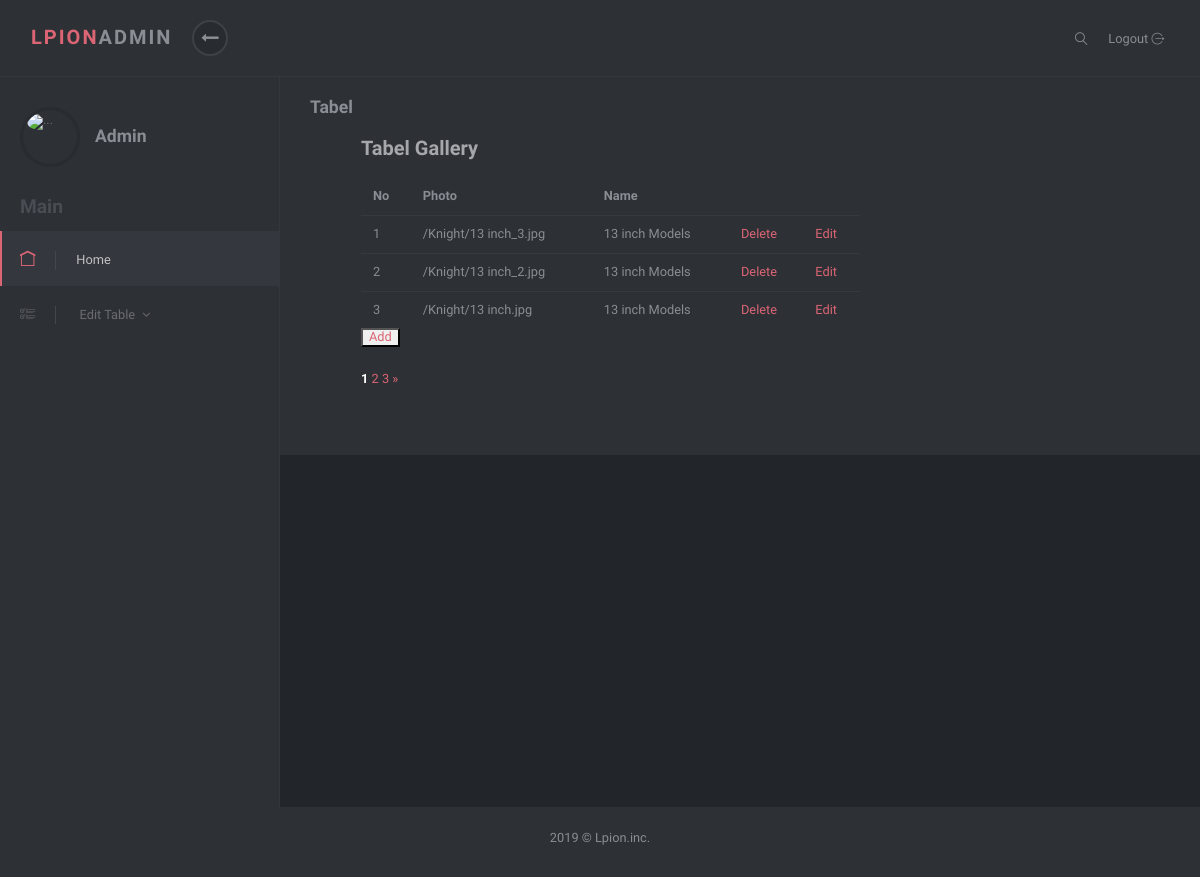
/backend3/Tabel_gallery.php, run on the app's committed database.
### tables this page shows
CREATE TABLE `razermodels` (
  `no` int(11) NOT NULL,
  `gambar` varchar(100) NOT NULL,
  `Nama` varchar(100) NOT NULL
);

### backend3/functions.php (called while the page is built, shortened)
<?php
 $conn=mysqli_connect("localhost", "root", "", "lpion");
 function query($sql)
 {
 	global $conn;
 	$exe=mysqli_query($conn, $sql);
 	$row=null;
 	while($data=mysqli_fetch_array($exe))
 	{
 		$row[]=$data;
 	}
 	return $row;
 }
?>

### backend3/Tabel_gallery.php (the view, shortened to what this page needs)
<?php
	require 'functions.php';
$jumlahdataperhalaman = 3;
$jumlahdata = count(query("SELECT * FROM razermodels"));
$jumlahhalaman=ceil($jumlahdata/$jumlahdataperhalaman);
$halamanaktif = (isset($_GET["halaman"])?$_GET["halaman"]:1);
$dataawal=($jumlahdataperhalaman*$halamanaktif)-$jumlahdataperhalaman;
$razermodels = query("SELECT * FROM razermodels LIMIT $dataawal,$jumlahdataperhalaman");
?>
<!DOCTYPE html>
<html>
  <head>
    <link rel="stylesheet" href="vendor/bootstrap/css/bootstrap.min.css">
    <link rel="stylesheet" href="vendor/font-awesome/css/font-awesome.min.css">
    <link rel="stylesheet" href="css/font.css">
    <link rel="stylesheet" href="css/style.default.css" id="theme-stylesheet">
    <link rel="stylesheet" href="css/custom.css">
  </head>
  <body>
    <header class="header">
      <nav class="navbar navbar-expand-lg">
        <div class="container-fluid d-flex align-items-center justify-content-between">
          <div class="navbar-header">
            <a href="index.php" class="navbar-brand">
              <div class="brand-text brand-big visible text-uppercase"><strong class="text-primary">Lpion</strong><strong>Admin</strong></div>
              <div class="brand-text brand-sm"><strong class="text-primary">L</strong><strong>A</strong></div></a>
            <button class="sidebar-toggle"><i class="fa fa-long-arrow-left"></i></button>
          </div>
          <div class="right-menu list-inline no-margin-bottom">
            <div class="list-inline-item"><a href="#" class="search-open nav-link"><i class="icon-magnifying-glass-browser"></i></a></div>
            <div class="list-inline-item logout"><a id="logout" href="logout.php" class="nav-link">Logout <i class="icon-logout"></i></a></div>
          </div>
        </div>
      </nav>
    </header>
    <div class="d-flex align-items-stretch">
      <nav id="sidebar">
        <div class="sidebar-header d-flex align-items-center">
          <div class="avatar"><img src="img/user-512.png" alt="..." class="img-fluid rounded-circle"></div>
          <div class="title">
            <h1 class="h5">Admin</h1>
          </div>
        </div>
        <span class="heading">Main</span>
        <ul class="list-unstyled">
                <li class="active"><a href="index.php"> <i class="icon-home"></i>Home </a></li>
                <li class="nav-item dropdown">
                  <a class="nav-link dropdown-toggle" href="#" id="pagesDropdown" role="button" data-toggle="dropdown" aria-haspopup="true" aria-expanded="false">
                    <i class="icon icon-list"></i>
                    <span>Edit Table</span>
                  </a>
                </li>
        </ul>
      </nav>
		      <div class="page-content">
		        <div class="page-header">
		          <div class="container-fluid">
		            <h2 class="h5 no-margin-bottom">Tabel</h2>
						    <section class="no-padding-top">
							   <div class="container-fluid">
							       <div class="row">
							   		<div class="col-lg-6">
							        <div class="block margin-bottom-sm">
							          <div class="title"><strong>Tabel Gallery</strong></div>
							            <div class="table-responsive">
							                <table class="table">
							                 <thead>
							                    <tr>
							                        <th>No</th>
							                        <th>Photo</th>
							                        <th>Name</th>
							                    </tr>
							                </thead>
							                <tbody>
							                	<?php foreach($razermodels as $row){ ?>
						                        <tr>
						                          <td><?php echo $row['no']; ?></td>
						                          <td><?php echo $row['gambar']; ?></td>
						                          <td><?php echo $row['Nama']; ?></td>
                                      <td>
                                      <a href="hapus_gallery.php?gallery=<?php echo $row["no"]; ?>"onclick="return confirm('Are you sure?')" class="aksi">Delete</a>
                                      </td>
                                      <td>
                                      <a href="edit_gallery.php?gallery=<?php echo $row["no"]; ?>" class="aksi">Edit</a>
                                      </td>
						                        </tr>
						                        <?php }?>
					                    	</tbody>
						                	</table>
                              <form method="post" class="tambah3">
                                  <button  type="submit" name="submit"><a href="tambah_gallery.php" class="tambah3">Add</a></button>
                                </form>
                                <br>
                                <br>
                              <?php for($i=1; $i<=$jumlahhalaman;$i++):?>
                              <?php if($i==$halamanaktif):?>
                                <a href="?halaman=<?=$i;?>"style="font-weight:bold;color: white" class="halaman"><?php echo $i;?></a>
                              <?php else:?>
                                <a href="?halaman=<?=$i;?>" class="halaman"><?php echo $i;?></a>
                              <?php endif;?>
                              <?php endfor;?>
                              <?php if($halamanaktif < $jumlahhalaman):?>
                                <a href="?halaman=<?=$halamanaktif + 1 ?>"class="halaman">&raquo;</a>
                                <?php endif;?>
						            	</div>
						        	</div>
						    	</div>
							</div>
							</div>
							</section>
		          </div>
		        </div>
		    </div>
		</div>
      <footer class="footer">
          <div class="footer__block block no-margin-bottom">
            <div class="container-fluid text-center">
              <p class="no-margin-bottom">2019 &copy; Lpion.inc.</p>
            </div>
          </div>
        </footer>
  </body>
</html>

### backend3/css/style.default.css (style rules this page uses)
body { position: relative; }
section { padding: 0 1rem; }
a { -webkit-transition: all 0.3s; transition: all 0.3s; display: inline-block; }
.text-uppercase { letter-spacing: 0.1em; }
p { line-height: 1.7; }
button { cursor: pointer; }
i, span, strong { display: inline-block; }
.no-padding-top { padding-top: 0 !important; }
.no-margin-bottom { margin-bottom: 0 !important; }
.margin-bottom-sm { margin-bottom: 30px !important; }
.block { padding: 20px; background: #2d3035; color: #8a8d93; margin-bottom: 30px; }
.page-content { position: relative; background: #22252a; min-height: 100vh; width: calc(100% - 280px); padding: 0; padding-bottom: 70px; }
.page-header { padding: 20px 15px; background: #2d3035; color: #8a8d93; margin-bottom: 30px; }
.footer { position: absolute; bottom: 0; width: 100%; }
.footer .footer__block { min-height: 70px; }
.dropdown-toggle { background: none; outline: none; border-radius: 0; }
.dropdown-toggle::after { border: none !important; content: '\f107'; vertical-align: baseline; font-family: 'FontAwesome'; margin-left: .25rem; margin-right: 0.5rem; }
i[class*='icon-'] { -webkit-transform: translateY(2px); transform: translateY(2px); }
.block .title { margin-bottom: 20px; }
.block .title strong:first-child { font-size: 1.25rem; color: #a5a7ab; }
nav.navbar { background: #2d3035; color: #8a8d93; padding-top: 20px; padding-bottom: 20px; border-bottom: 1px solid #34373d; z-index: 10; }
nav.navbar .sidebar-toggle { width: 36px; height: 36px; line-height: 29px; text-align: center; border-radius: 50%; background: #282b2f; color: #8a8d93; font-size: 1.1rem; border: 2px solid #3d4148; outline: none; }
nav.navbar a { color: inherit; }
nav.navbar .brand-text { display: none; font-weight: 700; }
nav.navbar .brand-text.visible { display: block; }
nav.navbar a.nav-link { padding: .5rem .3rem; position: relative; }
nav#sidebar { width: 280px; background: #2d3035; color: #6a6c70; border-right: 1px solid #34373d; }
nav#sidebar a { color: inherit; text-decoration: none; position: relative; }
nav#sidebar a i { font-size: 1.2em; margin-right: 10px; -webkit-transition: none; transition: none; }
nav#sidebar .sidebar-header { padding: 30px 20px; }
nav#sidebar .sidebar-header h1, nav#sidebar .sidebar-header p { margin-bottom: 0; }
nav#sidebar .sidebar-header h1 { color: #8a8d93; }
nav#sidebar span.heading { font-weight: 700; margin-left: 20px; color: #494d53; font-size: 1.2rem; margin-bottom: 15px; }
nav#sidebar .avatar { width: 60px; height: 60px; border-radius: 50%; overflow: hidden; margin-right: 15px; background: none; padding: 4px; border: 3px solid #282b2f; }
nav#sidebar ul { max-height: none; }
nav#sidebar li { position: relative; }
nav#sidebar li a { padding: 18px 20px; display: block; font-weight: 400; }
nav#sidebar li a i { margin-right: 20px; -webkit-transition: all 0.3s; transition: all 0.3s; padding-right: 20px; border-right: 1px solid #454649; }
nav#sidebar li::before { content: ''; width: 2px; height: 100%; background: none; display: block; position: absolute; top: 0; left: 0; z-index: 99; }
nav#sidebar li.active::before { background: #DB6574; }
nav#sidebar li.active > a { background: #34373d; color: #bfc1c4; }
nav#sidebar li.active i { color: #DB6574; }
button, input[type='submit'] { cursor: pointer; font-family: inherit; font-weight: 300 !important; }
.table { margin-bottom: 0; }
.table td, .table th { border-color: #343a40; }
.table thead th { border: none; }
.navbar { padding: 0.5rem 1rem; }
.navbar-brand { display: inline-block; padding-top: 0.3125rem; padding-bottom: 0.3125rem; margin-right: 1rem; font-size: 1.25rem; }
body { font-family: "Muli", sans-serif; font-size: 0.8rem; font-weight: 500; line-height: 1; color: #8a8d93; background-color: #fff; }
a { color: #DB6574; text-decoration: none; }
h1, h2, h3, h4, h5, h6, .h1, .h2, .h3, .h4, .h5, .h6 { margin-bottom: 0.5rem; font-family: inherit; font-weight: 700; line-height: 1.2; color: inherit; }
h1, .h1 { font-size: 2.5rem; }
h2, .h2 { font-size: 1.7rem; }
h5, .h5 { font-size: 1.1rem; }
.text-primary { color: #DB6574 !important; }
.nav-link { padding: 0.5rem 1rem; }

### data on the page
razermodels: no "1", gambar "/Knight/13 inch_3.jpg", Nama "13 inch Models"
razermodels: no "2", gambar "/Knight/13 inch_2.jpg", Nama "13 inch Models"
razermodels: no "3", gambar "/Knight/13 inch.jpg", Nama "13 inch Models"
